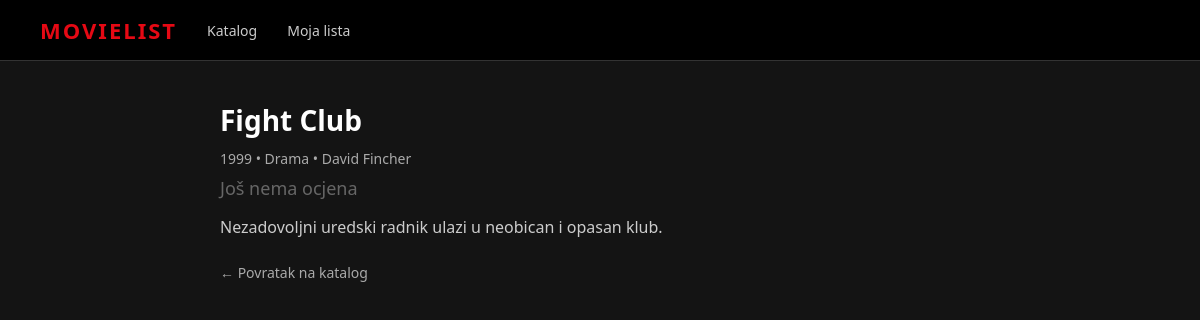
The page /index.php?page=movie&id=9 on the database its author committed.
### tables this page shows
CREATE TABLE movies (
    id INT UNSIGNED AUTO_INCREMENT PRIMARY KEY,
    title VARCHAR(255) NOT NULL,
    director VARCHAR(150) NOT NULL,
    release_year SMALLINT UNSIGNED NOT NULL,
    genre VARCHAR(100) NOT NULL,
    description TEXT NULL,
    added_by_user_id INT UNSIGNED NULL,
    CONSTRAINT fk_movies_added_by_user
        FOREIGN KEY (added_by_user_id) REFERENCES users(id)
        ON UPDATE CASCADE
        ON DELETE SET NULL,
    CONSTRAINT chk_movies_release_year
        CHECK (release_year BETWEEN 1888 AND 2100)
);

### controllers/MovieController.php (called while the page is built, shortened)
<?php
require_once __DIR__ . '/../models/MovieModel.php';
class MovieController
{
    private MovieModel $movieModel;
    public function __construct()
    {
        $this->movieModel = new MovieModel();
    }
    public function show(int $id): void
    {
        $movie = $this->movieModel->findById($id);
        require __DIR__ . '/../views/movies/show.php';
    }
}

### config/database.php (called while the page is built)
<?php
class Database
{
    private static ?PDO $connection = null;
    public static function getConnection(): PDO
    {
        if (self::$connection === null) {
            $host = 'localhost';
            $db   = 'movielist_nrwa';
            $user = 'root';
            $pass = '';
            $charset = 'utf8mb4';
            $dsn = "mysql:host={$host};dbname={$db};charset={$charset}";
            $options = [
                PDO::ATTR_ERRMODE            => PDO::ERRMODE_EXCEPTION,
                PDO::ATTR_DEFAULT_FETCH_MODE => PDO::FETCH_ASSOC,
                PDO::ATTR_EMULATE_PREPARES   => false,
            ];
            self::$connection = new PDO($dsn, $user, $pass, $options);
        }
        return self::$connection;
    }
}

### models/MovieModel.php (called while the page is built, shortened)
<?php
require_once __DIR__ . '/../config/database.php';
class MovieModel
{
    private PDO $db;
    public function __construct()
    {
        $this->db = Database::getConnection();
    }
    public function findById(int $id): ?array
    {
        $sql = "SELECT m.*, ROUND(AVG(um.rating), 1) AS avg_rating, COUNT(um.rating) AS rating_count
                FROM movies m
                LEFT JOIN user_movies um ON um.movie_id = m.id
                WHERE m.id = ?
                GROUP BY m.id";
        $stmt = $this->db->prepare($sql);
        $stmt->execute([$id]);
        $movie = $stmt->fetch();
        return $movie ?: null;
    }
}

### views/movies/show.php (the view, shortened to what this page needs)
<!DOCTYPE html>
<html lang="hr">
<head>
</head>
<body>
    <nav>
        <span class="logo">MOVIELIST</span>
        <a href="index.php">Katalog</a>
        <a href="index.php?page=my-list">Moja lista</a>
    </nav>
    <div class="container">
        <div class="movie-header">
            <div class="movie-info">
                <h1><?= htmlspecialchars($movie['title']) ?></h1>
                <div class="meta"><?= (int) $movie['release_year'] ?> &bull; <?= htmlspecialchars($movie['genre']) ?> &bull; <?= htmlspecialchars($movie['director']) ?></div>
                <div class="rating">
                    <?php if ($movie['rating_count'] > 0): ?>
                        ★ <?= htmlspecialchars((string) $movie['avg_rating']) ?> / 5
                        <span style="color:#aaa; font-size:14px;">(<?= (int) $movie['rating_count'] ?> ocjena)</span>
                    <?php else: ?>
                        <span style="color:#666;">Još nema ocjena</span>
                    <?php endif; ?>
                </div>
                <div class="description"><?= htmlspecialchars($movie['description'] ?? '') ?></div>
                <a href="index.php" class="back">&larr; Povratak na katalog</a>
            </div>
        </div>
    </div>
</body>
</html>

### views/movies/show.php (style rules this page uses)
* { margin: 0; padding: 0; box-sizing: border-box; }
body { font-family: 'Segoe UI', sans-serif; background: #141414; color: #fff; min-height: 100vh; }
nav { background: #000; padding: 15px 40px; display: flex; align-items: center; gap: 30px; border-bottom: 1px solid #333; }
nav .logo { font-size: 22px; font-weight: bold; color: #e50914; letter-spacing: 2px; }
nav a { color: #ccc; text-decoration: none; font-size: 14px; }
.container { max-width: 800px; margin: 0 auto; padding: 40px 20px; }
.movie-header { display: flex; gap: 30px; margin-bottom: 30px; }
.movie-info h1 { font-size: 28px; margin-bottom: 10px; }
.meta { color: #aaa; font-size: 14px; margin-bottom: 8px; }
.rating { color: #f5c518; font-size: 18px; margin-bottom: 15px; }
.description { color: #ccc; line-height: 1.6; margin-bottom: 20px; }
.back { color: #aaa; text-decoration: none; font-size: 14px; }

### rows shown on the page
movies: title "Fight Club", release_year "1999", genre "Drama", director "David Fincher", description "Nezadovoljni uredski radnik ulazi u neobican i opasan klub."
